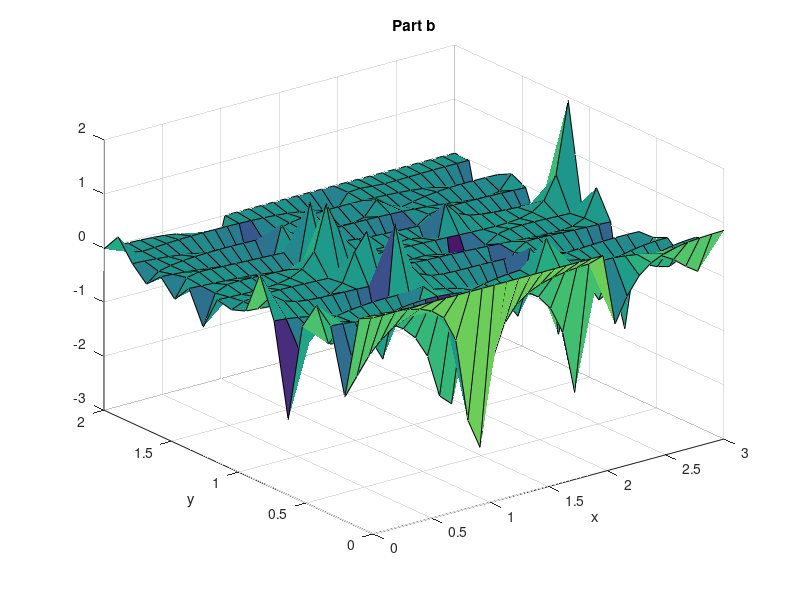

The MATLAB source for this figure:
W = 2; %width of region y
L = 3; %Length of region x

BCsides = 1; 
BCtopbot = 0; %this is Vo

dx = 0.1;
dy = 0.1;
nx = L/dx;
ny = W/dy;

G = zeros(20*30,20*30);
F = zeros(nx*ny,1);

for i = 1:nx
    for j = 1:ny
        n = j+(i-1)*ny;
        
        if i == 1 
            G(n,n) = BCsides;
            F(n) = 1;
        elseif i == nx
            G(n,n) = BCsides;
        elseif j == 1
            G(n,n) = BCtopbot;
        elseif j == ny
            G(n,n) = BCtopbot;
        else
            nxm = j+(i-2)*ny;
            nxp = j+(i)*ny;
            nyp = j+1+(i-1)*ny;
            nym = j-1+(i-1)*ny;
            
            G(n,nxm) = 1/(dx^2);
            G(n,nxp) = 1/(dx^2);
            G(n,nym) = 1/(dy^2);
            G(n,nyp) = 1/(dy^2);
            G(n,n) = -2*(1/dx^2 + 1/dy^2);
        end
    end
end

V = G\F;
V = reshape(V,[],ny)';

Vmap = zeros(nx,ny);
for i = 1:nx
    for j = 1:ny
         n = j+(i-1)*ny;
         Vmap(i,j) = V(n);
    end
end

figure('Name','PartB')
surf(linspace(0,L,nx),linspace(0,W,ny),V);
%%surf(Vmap);
title(sprintf('Part b'));
xlabel('x');
ylabel('y');
